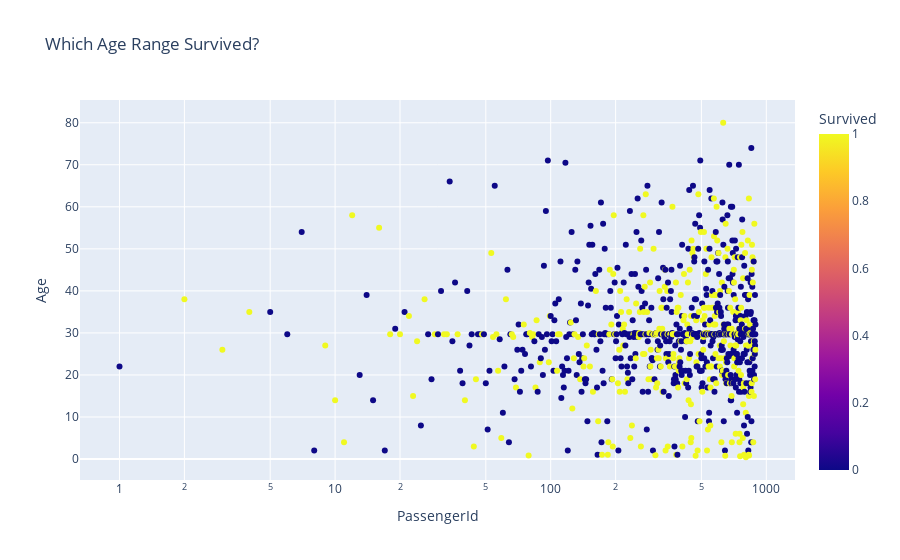

Notebook source saved alongside this figure:
### Code cell
#Scatter plot 
for template in ["plotly"]:
    fig = px.scatter(dataset, x="PassengerId", y="Age", color="Survived", log_x=True, template=template, title="Which Age Range Survived?")
    fig.show()

### Figure 1 — Plotly figure (JSON) as saved in the notebook; plotly's stock layout.template omitted (floating-point values rounded to 4 significant figures; data arrays with more than 128 entries replaced by an {"elided": "..."} marker saying what was removed)
{"data": [{"hovertemplate": "PassengerId=%{x}<br>Age=%{y}<br>Survived=%{marker.color}<extra></extra>", "legendgroup": "", "marker": {"color": {"elided": "891 int values"}, "coloraxis": "coloraxis", "symbol": "circle"}, "mode": "markers", "name": "", "orientation": "v", "showlegend": false, "type": "scatter", "x": {"elided": "891 int values"}, "xaxis": "x", "y": {"elided": "891 float values"}, "yaxis": "y"}], "layout": {"coloraxis": {"colorbar": {"title": {"text": "Survived"}}, "colorscale": [[0, "#0d0887"], [0.1111, "#46039f"], [0.2222, "#7201a8"], [0.3333, "#9c179e"], [0.4444, "#bd3786"], [0.5556, "#d8576b"], [0.6667, "#ed7953"], [0.7778, "#fb9f3a"], [0.8889, "#fdca26"], [1, "#f0f921"]]}, "legend": {"tracegroupgap": 0}, "title": {"text": "Which Age Range Survived?"}, "xaxis": {"anchor": "y", "domain": [0, 1], "title": {"text": "PassengerId"}, "type": "log"}, "yaxis": {"anchor": "x", "domain": [0, 1], "title": {"text": "Age"}}}}
